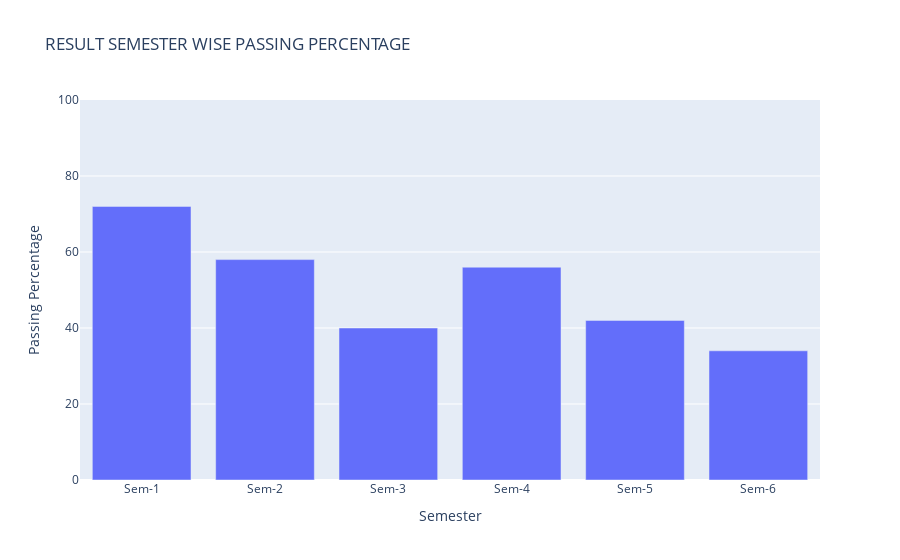

This figure's notebook cell:
### Code cell
result_passed_count_sem_wise=[]
for i in range(1,7):
    d=data.loc[(data['semester']==i),'result']
    df=pd.DataFrame(d)
    sem_vise_passed=df[df['result']=='PASS'].shape[0]
    result_passed_count_sem_wise.append(sem_vise_passed)
    
DS_passed=pd.DataFrame(result_passed_count_sem_wise,index=[1,2,3,4,5,6],columns=['count'])

count_of_students=len(data['Student_ID'].unique())

for index,row in DS_passed.iterrows():
    print(f'Maths Passing percantage of DataScience in semester {index} :',(row[0]/count_of_students)*100,'%')

passing_per_DS=[]
for i in DS_passed['count']:
    passing_per_DS.append((i/count_of_students)*100)
passing_per_DS

import plotly.express as px
labels=['Sem-1','Sem-2','Sem-3','Sem-4','Sem-5','Sem-6']
fig=px.bar(x=labels,y=passing_per_DS,
           title='RESULT SEMESTER WISE PASSING PERCENTAGE'
          ,labels={'x':'Semester','y':'Passing Percentage'})
fig.update_yaxes(range=[0,100])
fig.show()

### Figure 1 — Plotly figure (JSON) as saved in the notebook; plotly's stock layout.template omitted (floating-point values rounded to 4 significant figures)
{"data": [{"alignmentgroup": "True", "hovertemplate": "Semester=%{x}<br>Passing Percentage=%{y}<extra></extra>", "legendgroup": "", "marker": {"color": "#636efa", "pattern": {"shape": ""}}, "name": "", "offsetgroup": "", "orientation": "v", "showlegend": false, "textposition": "auto", "type": "bar", "x": ["Sem-1", "Sem-2", "Sem-3", "Sem-4", "Sem-5", "Sem-6"], "xaxis": "x", "y": [72, 58.0, 40, 56.0, 42, 34], "yaxis": "y"}], "layout": {"autosize": true, "barmode": "relative", "legend": {"tracegroupgap": 0}, "title": {"text": "RESULT SEMESTER WISE PASSING PERCENTAGE"}, "xaxis": {"anchor": "y", "autorange": true, "domain": [0, 1], "range": [-0.5, 5.5], "title": {"text": "Semester"}, "type": "category"}, "yaxis": {"anchor": "x", "domain": [0, 1], "range": [0, 100], "title": {"text": "Passing Percentage"}, "type": "linear"}}}
